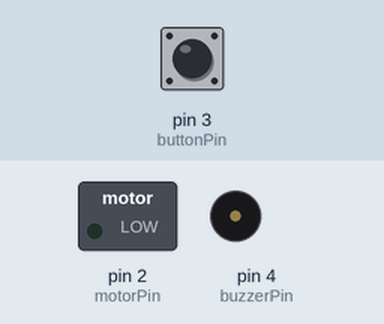
This sketch was run on a simulated Arduino Uno, built with avr-gcc and run on an emulated ATmega328P. Shown: switched loads named in the sketch (green lamp = pin HIGH), buzzer (waves = sounding). The test bench sets the inputs (shaded band); at power-on: pin 3 (buttonPin) HIGH.

Above: at 1.2 s.
1.3 s: pin 3 (buttonPin) pulled LOW for 0.15 s
At 6.6 s:
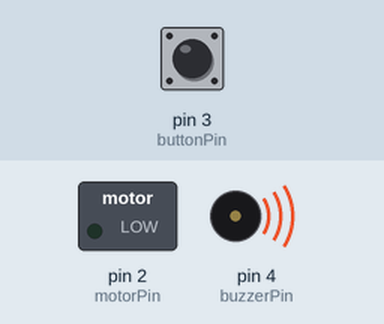
Timing chart, 0 to 8.4 s (numbered marks = the images above; inputs shaded):
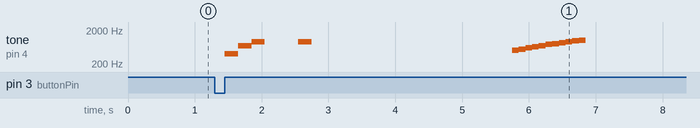

The sketch:

main.ino
```cpp
const int buzzerPin = 4;
const int buttonPin = 3;
const int motorPin =  2;
const int OFF = 10;
const int TIMING = 20;
const int TIMEON = 30;
const int ANNOY = 40;
const int MOTORCTL = 50;

int lastButtonState = 0;
int buttonState = 0;
int state = OFF;
int minuteInterval = 1;
unsigned long currentTime = 0;
unsigned long waitTime = 0;
unsigned long selection = 0;

void setup() {
  pinMode(buzzerPin, OUTPUT);
  pinMode(motorPin, OUTPUT);
  pinMode(buttonPin, INPUT);
  currentTime = millis();
  //Serial.begin(9600);
}

void loop() {
  switch(state){
    case OFF :
      buttonState = digitalRead(buttonPin);
      if (lastButtonState == HIGH){
        if (buttonState == LOW ){
          state = TIMING;
          waitTime = millis();
        }
      };
      lastButtonState = buttonState;
      break;
    case TIMING :
      if (digitalRead(buttonPin) == HIGH){
        soundOn();
        selection = 1;
        beep(900, 200);
        waitTime = millis();
        while ((millis() - waitTime) < 3000){
          if (digitalRead(buttonPin) == LOW){
            if (selection < 3) {
              selection++;
              for (unsigned long i = 0; i < selection; i++) {  // beep to indicate selection
                beep(900, 200);
                delay(100);
              }
              waitTime = millis();
            }
          }
          Serial.println(selection);
        }
        state = TIMEON;
      }
      else {
        if ((millis() - waitTime) > 1500){
          state = MOTORCTL;
        }
      }
      break;
    case TIMEON :
      soundTimeOn();

      // Option 1: delay() - should use less battery - TODO: look into sleep modes
      delay(selection * (unsigned long)15 * (unsigned long)1000 * (unsigned long)60);

      // Old method: get millis() - checks for button press to cancel - too power hungry
      /*waitTime = millis();
       *while ((millis() - waitTime) < (selection * (unsigned long)15 * (unsigned long)1000 * (unsigned long)60)){
        if (digitalRead(buttonPin) == LOW){
          beep(300, 200);
          goto exit_loop;
        }
        Serial.println(millis() - waitTime);
      }*/
      pullCord();
      exit_loop:
      state = ANNOY;
    case ANNOY:
      while(true){
        beep(400, 200);
        delay(1000);
      };
    case MOTORCTL:
      if (digitalRead(buttonPin) == LOW){digitalWrite(motorPin, HIGH);}
      else {digitalWrite(motorPin, LOW);};
    default :
      ;
  }
}

void soundTimeOn(){
  for (int i = 500; i <= 1000; i=i+50) {
    beep(i, 100);
  }
}

void soundOn(){
  beep(400, 200);
  beep(700, 200);
  beep(900, 200);
  delay(500);
}

void beep(int level, int duration){
  tone(buzzerPin, level);
  delay(duration);
  noTone(buzzerPin);
}

void soundWarning(){
  beep(900, 200);
  beep(700, 200);
  beep(400, 200);
  delay(500);
}

void pullCord() {
  soundWarning();
  digitalWrite(motorPin, HIGH);
  delay(600);
  digitalWrite(motorPin, LOW);
}
```

Measured:
- after the input at 1.3 s, tone on pin 4 (buzzerPin): plays 400 Hz for 0.20 s, 700 Hz for 0.20 s, 900 Hz for 0.20 s, 900 Hz for 0.20 s, 500 Hz for 0.10 s, 550 Hz for 0.10 s … (15 notes in this stretch), starting after 0.15 s
